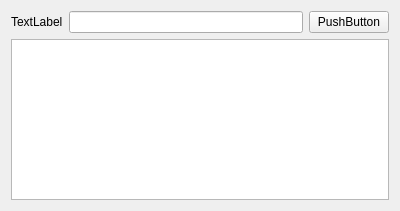
<?xml version="1.0" encoding="UTF-8"?>
<ui version="4.0">
 <class>TextFinder</class>
 <widget class="QWidget" name="TextFinder">
  <property name="geometry">
   <rect>
    <x>0</x>
    <y>0</y>
    <width>400</width>
    <height>211</height>
   </rect>
  </property>
  <property name="windowTitle">
   <string>TextFinder</string>
  </property>
  <layout class="QGridLayout" name="gridLayout">
   <item row="0" column="0">
    <layout class="QVBoxLayout" name="verticalLayout">
     <item>
      <layout class="QHBoxLayout" name="horizontalLayout">
       <item>
        <widget class="QLabel" name="label">
         <property name="text">
          <string>TextLabel</string>
         </property>
        </widget>
       </item>
       <item>
        <widget class="QLineEdit" name="lineEdit"/>
       </item>
       <item>
        <widget class="QPushButton" name="pushButton">
         <property name="text">
          <string>PushButton</string>
         </property>
        </widget>
       </item>
      </layout>
     </item>
     <item>
      <widget class="QTextEdit" name="textEdit"/>
     </item>
    </layout>
   </item>
  </layout>
 </widget>
 <layoutdefault spacing="6" margin="11"/>
 <resources/>
 <connections/>
</ui>
